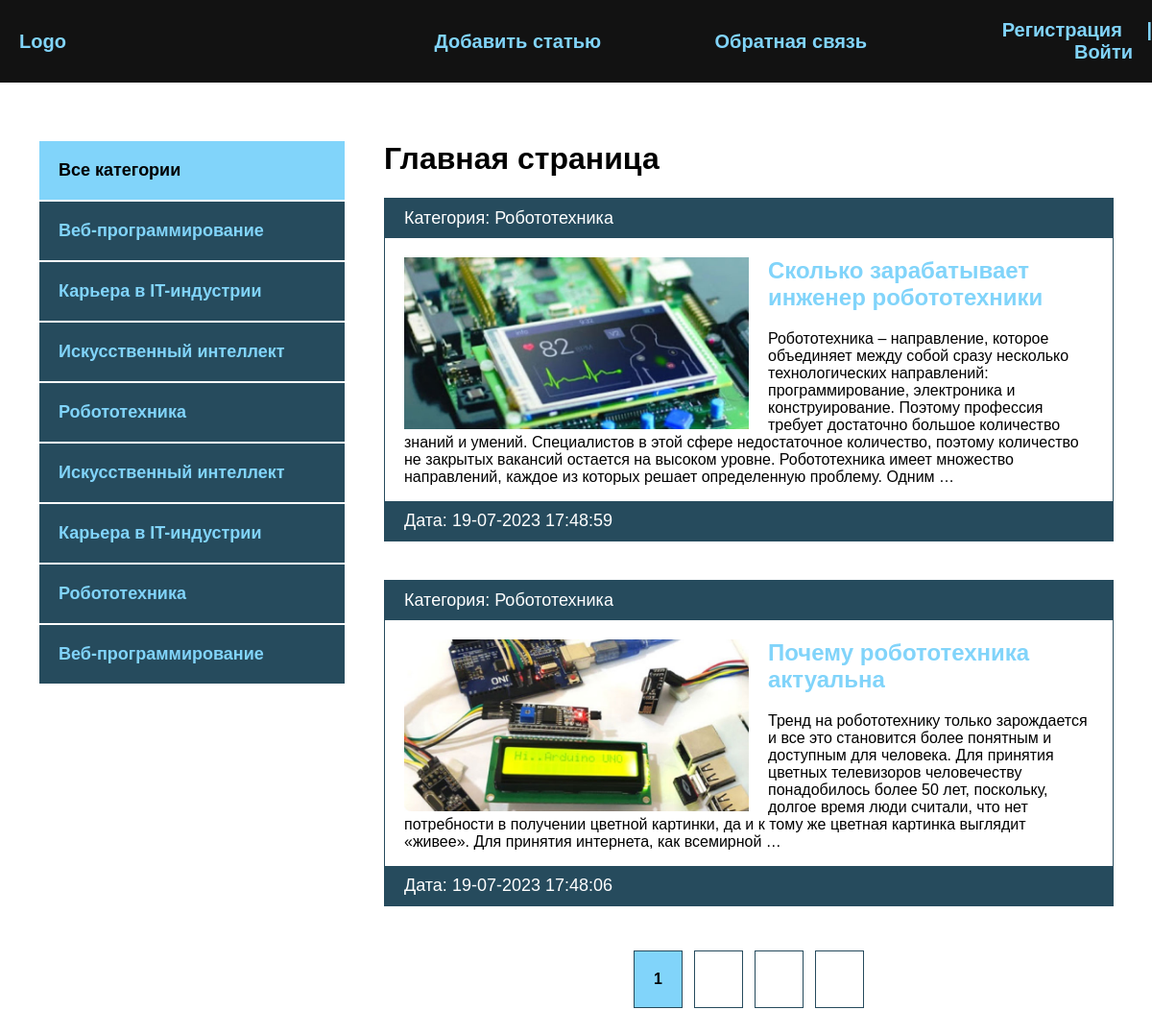
The page / on the database its author committed.
### blog/models.py (models this page shows, shortened)
class Category(models.Model):
    name = models.CharField(max_length=100, verbose_name='Категория')
    slug = models.SlugField(max_length=100, unique=True, verbose_name='URL')
    def __str__(self):
        return self.name
    def get_absolute_url(self):
        return reverse('category', kwargs={'cat_slug': self.slug})
    class Meta:
        verbose_name = 'Категорию'
        verbose_name_plural = 'Категории'

class Blog(models.Model):
    title = models.CharField(max_length=255, verbose_name='Название')
    slug = models.SlugField(max_length=255, unique=True, verbose_name='URL')
    content = models.TextField(blank=True, verbose_name='Контент')
    photo = models.ImageField(upload_to="photos/%Y/%m/%d/", blank=True, verbose_name='Фото')
    time_created = models.DateTimeField(auto_now_add=True, verbose_name='Дата публикации')
    time_update = models.DateTimeField(auto_now=True, verbose_name='Дата обновления')
    is_published = models.BooleanField(default=True, verbose_name='Опубликовано')
    cat = models.ForeignKey('Category', on_delete=models.PROTECT, verbose_name='Категория')
    def get_absolute_url(self):
        return reverse('post', kwargs={'post_slug': self.slug})
    class Meta:
        verbose_name = 'Новость'
        verbose_name_plural = 'Новости'
        ordering = ['-time_created']

### blog/views.py (the view)
# urls.py: path('', BlogHome.as_view(), name='index'),
class BlogHome(DataMixin, ListView):
    model = Blog
    template_name = 'blog/index.html'
    context_object_name = 'posts'
    def get_context_data(self, *, object_list=None, **kwargs):
        context = super().get_context_data(**kwargs)
        c_def = self.get_user_context(title='Главная страница')
        return dict(list(context.items()) + list(c_def.items()))
    def get_queryset(self):
        return Blog.objects.filter(is_published=True).select_related('cat')

### blog/templatetags/blog_tags.py (called while the page is built)
@register.inclusion_tag('blog/list_categories.html')
def show_categories(sort=None, cat_selected=0):
    if not sort:
        cats = Category.objects.all()
    else:
        cats = Category.objects.order_by(sort)
    return {'cats': cats, 'cat_selected': cat_selected}

### blog/utils.py (called while the page is built)
    def get_user_context(self, **kwargs):
        context = kwargs
        cats = Category.objects.annotate(Count('blog'))
        user_menu = menu.copy()
        if not self.request.user.is_authenticated:
            user_menu.pop(0)
        context['menu'] = menu
        context['cats'] = cats
        if 'cat_selected' not in context:
            context['cat_selected'] = 0
        return context

### blog/templates/blog/index.html
{% extends 'blog/base.html' %}
{% load static %}
{% block content %}
<h1>{{ title }}</h1>
<ul>
    {% for p in posts %}
    <li>
        <p class="first">Категория: {{ p.cat }}</p>
        <div class="text">
            {% if p.photo %}
            <img class="image" src="{{ p.photo.url }}" alt="">
            {% else %}
            <img class="image" src="{% static 'blog/defult.jpg' %}" alt="">
            {% endif %}
            <h2><a href="{{ p.get_absolute_url }}">{{ p.title }}</a></h2>
            <p>{{ p.content|striptags|truncatewords:50 }}</p>
        </div>
        <p class="date">Дата: {{ p.time_update|date:"d-m-Y H:i:s" }}</p>
    </li>
    {% endfor %}
</ul>
{% endblock %}

### blog/templates/blog/base.html (shortened to what this page needs)
<!DOCTYPE html>
{% load static %}
{% load blog_tags %}
<html lang="en">
<head>
    <link rel="stylesheet" href="{% static 'css/style.css' %}">
</head>
<body>
    <div class="header">
        <div class="wrap">
            <ul class="mainmenu">
                <li class="logo"><a href="{% url 'index' %}">Logo</a></li>
                {% for m in menu %}
                <li class="last"><a href="{% url m.url_name %}">{{ m.title }}</a></li>
                {% endfor %}
                {% if request.user_is_authenticated %}
                <li class="last">{{ user.username }} | <a href="">Выйти</a></li>
                {% else %}
                <li class="last">
                    <a href="{% url 'register' %}">Регистрация</a> | <a href="{% url 'login' %}">Войти</a>
                </li>
                {% endif %}
            </ul>
        </div>
    </div>
    <div class="content">
        <div class="wrap">
            <div class="sidebar">
                <ul>
                    {% if cat_selected == 0 %}
                    <li class="selected">Все категории</li>
                    {% else %}
                    <li><a href="{% url 'index' %}">Все категории</a></li>
                    {% endif %}
                    {% show_categories cat_selected=cat_selected %}
                    {% for c in cats %}
                        {% if c.blog__count > 0 %}
                            {% if c.pk == cat_selected %}
                            <li class="selected">{{ c.name }}</li>
                            {% else %}
                            <li><a href="{{ c.get_absolute_url }}">{{ c.name }}</a></li>
                            {% endif %}
                        {% endif %}
                    {% endfor %}
                </ul>
            </div>
            <div class="main">
                {% block content %}
                {% endblock %}
                {% if page_obj.has_other_pages %}
                <div>
                    <ul class="list-pages">
                        {% for p in paginator.page_range %}
                        {% if page_obj.number == p %}
                        <li class="page-num page-num-selected">
                            {{ p }}
                        </li>
                        {% elif p >= page_obj.number|add:-2 and p <= page_obj.number|add:2 %}
                        <li class="page-num">
                            <a href="?page={{ p }}">{{ p }}</a>
                        </li>
                        {% endif %}
                        {% endfor %}
                        {% if page_obj.has_next %}
                        <li class="page-num">
                            <a href="?page={{ page_obj.next_page_number }}">&gt;</a>
                        </li>
                        {% endif %}
                    </ul>
                </div>
                {% endif %}
            </div>
        </div>
    </div>
</body>
</html>

### blog/templates/blog/list_categories.html
{% for c in cats %}
    {% if c.pk == cat_selected %}
    <li class="selected">{{ c.name }}</li>
    {% else %}
    <li><a href="{{ c.get_absolute_url }}">{{ c.name }}</a></li>
    {% endif %}
{% endfor %}

### blog/static/css/style.css (style rules this page uses)
body { padding: 0; margin: 0; background: #264b5d; font-family: Verdana, Geneva, Tahoma, sans-serif; }
.wrap { max-width: 1200px; margin: 0 auto; }
.content .wrap { background: #FFF; padding: 40px; box-sizing: border-box; display: flex; }
ul { list-style: none; margin: 0; padding: 0; }
a { color: #81d4fa; text-decoration: none; padding: 20px; }
.header { background: #121212; }
.mainmenu { display: flex; font-size: 20px; font-weight: bold; padding: 20px 0; align-items: center; justify-content: space-between; }
.logo { flex-basis: 40%; }
.last { flex-basis: 30%; text-align: right; color: #81d4fa; }
.sidebar ul { width: 320px; margin-right: 40px; margin-top: 20px; }
.sidebar a { padding: 20px; display: block; border: 1px solid #FFF; background: #264b5d; font-weight: bold; font-size: 18px; }
.selected { font-size: 18px; padding: 20px; border: 1px solid #FFF; background: #81d4fa; font-weight: bold; }
.main li { border: 1px solid #264b5d; margin-bottom: 40px; }
.first, .date { padding: 10px 20px; background: #264b5d; font-size: 18px; margin: 0; color: #FFF; }
.image { float: left; margin-right: 20px; max-width: 50%; }
.text { padding: 20px 20px 0; }
.text h2 { margin-top: 0; }
.text a { padding-left: 0; }
.list-pages { display: flex; justify-content: center; }
.list-pages .page-num-selected { background: #81d4fa; padding: 20px; }
.list-pages a { background #264b5d; padding: 20px; display: block; color: #FFF; }
.page-num { margin: 6px; font-weight: bold; }
.last a { display: inline; }

### rows shown on the page
Category: name "Веб-программирование"
Category: name "Карьера в IT-индустрии"
Category: name "Искусственный интеллект"
Category: name "Робототехника"
Blog: cat "Робототехника", photo (picture), title "Сколько зарабатывает инженер робототехники", content "Робототехника – направление, которое объединяет между собой сразу несколько технологических направлений: программирование, электроника и конструирование. Поэтому профессия требует достаточно большое количество знаний и умений. Специалистов в этой сфере недостаточное количество, поэтому количество не закрытых вакансий остается на высоком уровне. Робототехника имеет множество направлений, каждое из которых решает определенную проблему. Одним …", time_update "19-07-2023 17:48:59"
Blog: cat "Робототехника", photo (picture), title "Почему робототехника актуальна", content "Тренд на робототехнику только зарождается и все это становится более понятным и доступным для человека. Для принятия цветных телевизоров человечеству понадобилось более 50 лет, поскольку, долгое время люди считали, что нет потребности в получении цветной картинки, да и к тому же цветная картинка выглядит «живее». Для принятия интернета, как всемирной …", time_update "19-07-2023 17:48:06"

### other values the page prints
{{ m.title }} "Добавить статью" "Обратная связь"
{{ title }} "Главная страница"
{{ p }} "1"
